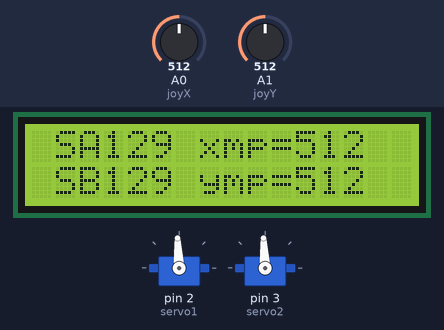
A sketch run on a simulated Arduino Uno, built with avr-gcc and run on an emulated ATmega328P. On the bench: 16×2 character LCD, 2 × servo. The test bench sets the inputs (shaded band); at power-on: A0 (joyX) = 512, A1 (joyY) = 512.

Above: at 0.89 s.
1.3 s: A0 (joyX) set to 612
At 1.54 s:
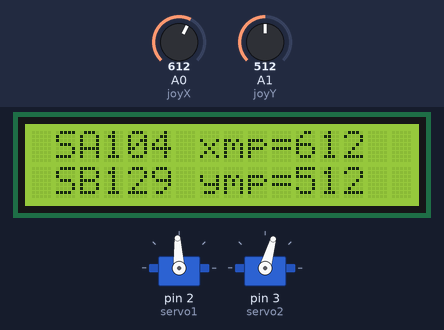
3.8 s: A0 (joyX) set to 639
At 4.11 s:
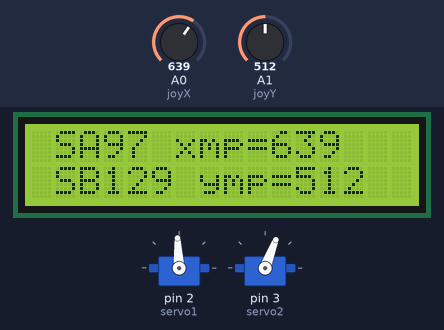
5.4 s: A1 (joyY) set to 611
At 6.01 s:
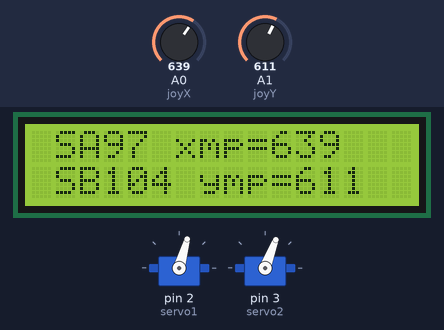
7.9 s: A1 (joyY) set to 640
At 8.52 s:
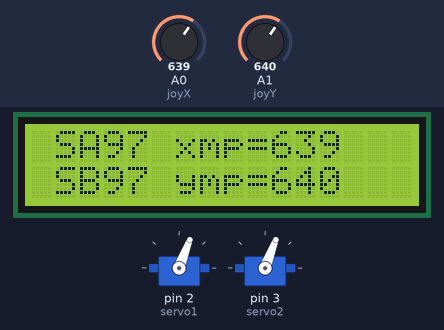
9.8 s: A0 (joyX) set to 511
At 10.39 s:
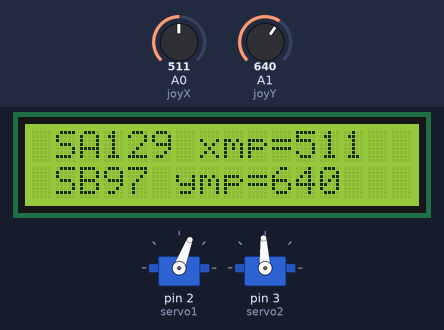
12.3 s: A1 (joyY) set to 306
At 12.94 s:
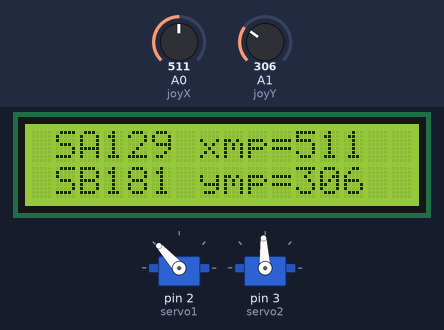
Timing chart, 0 to 15.3 s (numbered marks = the images above; inputs shaded):
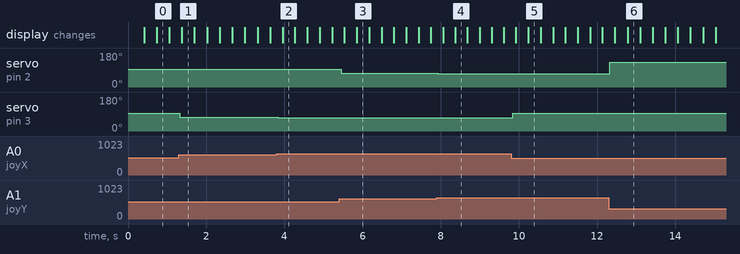

Measured:
- after the input at 1.3 s, servo on pin 3 (servo2): 93° → 74° at once
- after the input at 3.8 s, servo on pin 3 (servo2): 74° → 69° after 0.05 s; the display: changes after 0.16 s (image 2)
- after the input at 5.4 s, servo on pin 2 (servo1): 93° → 74° after 0.06 s; the display: first differs from a run without the input after 0.45 s (image 3)
- after the input at 7.9 s, servo on pin 2 (servo1): 74° → 69° at once; the display: first differs from a run without the input after 0.47 s (image 4)
- after the input at 9.8 s, servo on pin 3 (servo2): 69° → 93° at once; the display: first differs from a run without the input after 0.44 s (image 5)
- after the input at 12.3 s, servo on pin 2 (servo1): 69° → 132° at once; the display: first differs from a run without the input after 0.48 s (image 6)

The sketch:

joystickmp.ino
```cpp
#include <Servo.h>
#include <math.h>
#include <LiquidCrystal_I2C.h>
LiquidCrystal_I2C lcd(0x27,16,2);  // set the LCD address to 0x27 for a 16 chars and 2 line display

//LiquidCrystal lcd(13, 12, 11, 10, 9, 8); // Creates an LCD object. Parameters: (rs, enable, d4, d5, d6, d7)
Servo servo1, servo2;
#define joyX A0
#define joyY A1
#define RIGHT_SERVO_PIN 9
#define LEFT_SERVO_PIN 10


int xValue=0;
int yValue=0;
int xmap =0;
int ymap =0;


void setup() {
  lcd.begin(16,2);
  Serial.begin(9600);
  servo1.attach(2); // Attach servo1 to pin 5
  servo2.attach(3); // Attach servo2 to pin 6
  //lcd.begin(16,2); // Initializes the interface to the LCD screen, and specifies the dimensions (width and height) of the display }
  lcd.backlight();

}

void loop() {


  // read analog X and Y analog values
  xmap = analogRead(joyX);
  ymap = analogRead(joyY);

  int xValue = map(xmap, 0, 1023,(360/1.4),0);
  int yValue = map(ymap, 0, 1023,(360/1.4),0);

  // print data to Serial Monitor on Arduino IDE
  /*
  Serial.print("x = ");
  Serial.print(xmap);
  Serial.print(", y = ");
  Serial.println(ymap);
  //delay(20);
  */
  servo1.writeMicroseconds(map(yValue, 0, (360/1.4), 500, 2500));
  servo2.writeMicroseconds(map(xValue, 0, (360/1.4), 500, 2500));
  lcd.setCursor(1, 0);  // Move cursor to the beginning of the first line

  lcd.print("SA");
  lcd.print(xValue);
  lcd.print(" xmp=");
  lcd.print(int(xmap));

  lcd.setCursor(1, 1);  // Move cursor to the beginning of the second line

  lcd.print("SB");
  lcd.print(yValue);
  lcd.print(" ymp=");
  lcd.print(int(ymap));

  delay(20);
  lcd.clear();


}
```
